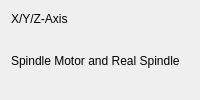
                   <widget class="QWidget" name="tabCL">
                    <attribute name="title">
                     <string>Closed Loop</string>
                    </attribute>
                    <layout class="QVBoxLayout" name="verticalLayout_26">
                     <item>
                      <widget class="QLabel" name="label_26">
                       <property name="text">
                        <string>X/Y/Z-Axis</string>
                       </property>
                      </widget>
                     </item>
                     <item>
                      <widget class="HalPlot" name="plot_xyz_cl">
                       <property name="yAxisLabel" stdset="0">
                        <string>Follow Error</string>
                       </property>
                       <property name="yAxisUnits" stdset="0">
                        <string>mm</string>
                       </property>
                       <property name="minYRange" stdset="0">
                        <double>-0.050000000000000</double>
                       </property>
                       <property name="maxYRange" stdset="0">
                        <double>0.050000000000000</double>
                       </property>
                       <property name="legendenable" stdset="0">
                        <bool>true</bool>
                       </property>
                       <property name="series1enable" stdset="0">
                        <bool>true</bool>
                       </property>
                       <property name="series1name" stdset="0">
                        <string>X-FERROR</string>
                       </property>
                       <property name="series2enable" stdset="0">
                        <bool>true</bool>
                       </property>
                       <property name="series2name" stdset="0">
                        <string>Y-FERROR</string>
                       </property>
                       <property name="series2colour" stdset="0">
                        <color>
                         <red>85</red>
                         <green>255</green>
                         <blue>255</blue>
                        </color>
                       </property>
                       <property name="series3enable" stdset="0">
                        <bool>true</bool>
                       </property>
                       <property name="series3name" stdset="0">
                        <string>Z-FERROR</string>
                       </property>
                       <property name="series3colour" stdset="0">
                        <color>
                         <red>0</red>
                         <green>255</green>
                         <blue>0</blue>
                        </color>
                       </property>
                      </widget>
                     </item>
                     <item>
                      <widget class="QLabel" name="label_28">
                       <property name="text">
                        <string>Spindle Motor and Real Spindle</string>
                       </property>
                      </widget>
                     </item>
                     <item>
                      <widget class="HalPlot" name="plot_spindle_cl">
                       <property name="yAxisLabel" stdset="0">
                        <string>Follow Error</string>
                       </property>
                       <property name="yAxisUnits" stdset="0">
                        <string>rpm</string>
                       </property>
                       <property name="minYRange" stdset="0">
                        <double>-80.000000000000000</double>
                       </property>
                       <property name="maxYRange" stdset="0">
                        <double>80.000000000000000</double>
                       </property>
                       <property name="legendenable" stdset="0">
                        <bool>true</bool>
                       </property>
                       <property name="series1enable" stdset="0">
                        <bool>true</bool>
                       </property>
                       <property name="series1name" stdset="0">
                        <string>Motor-FERROR</string>
                       </property>
                       <property name="series1style" stdset="0">
                        <enum>Qt::SolidLine</enum>
                       </property>
                       <property name="series2enable" stdset="0">
                        <bool>true</bool>
                       </property>
                       <property name="series2name" stdset="0">
                        <string>Spindle-FERROR</string>
                       </property>
                       <property name="series2colour" stdset="0">
                        <color>
                         <red>85</red>
                         <green>255</green>
                         <blue>255</blue>
                        </color>
                       </property>
                      </widget>
                     </item>
                    </layout>
                   </widget>
